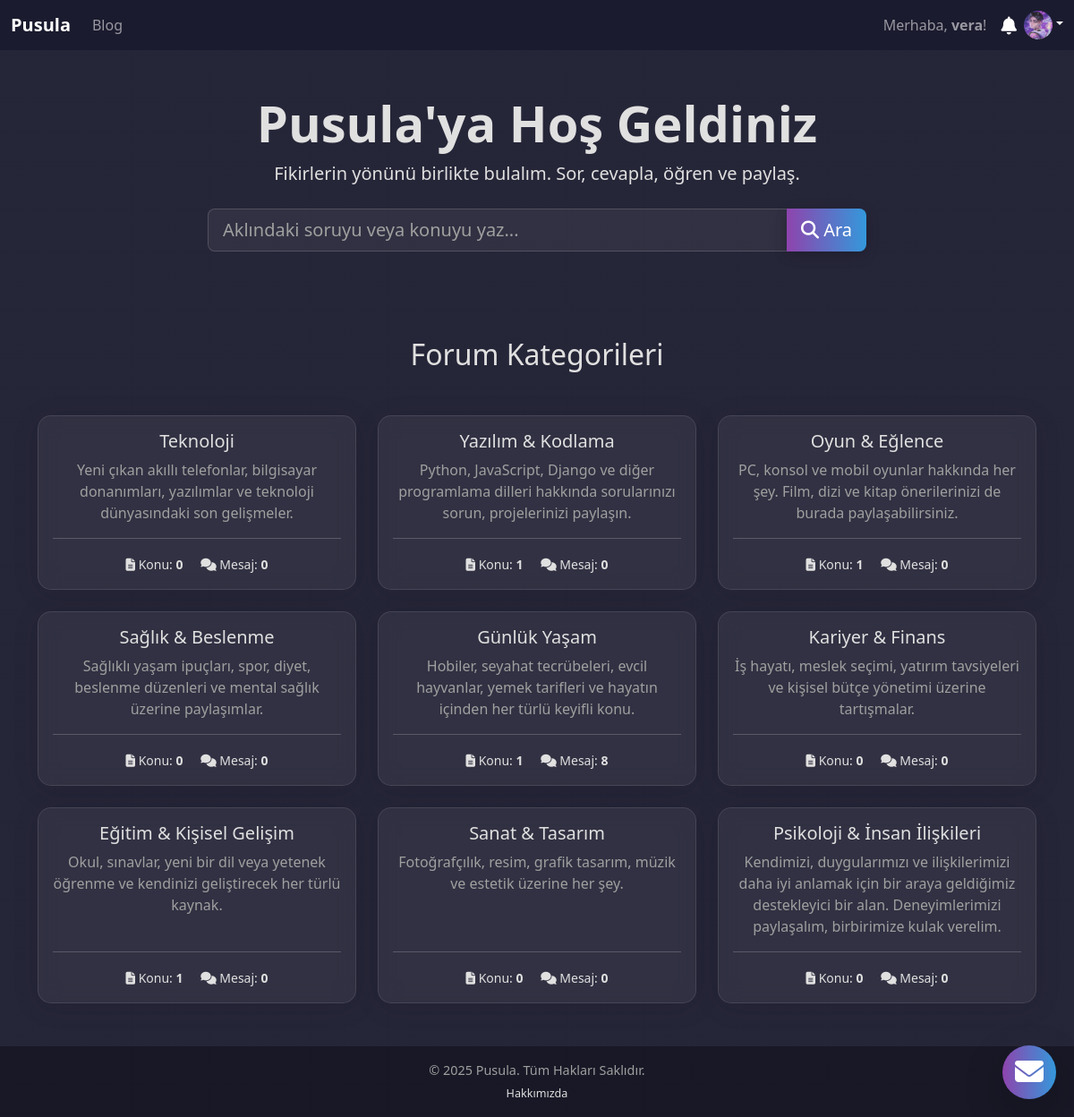
The app's page / (signed in) with its own data.
### forum/models.py (models this page shows, shortened)
class Profil(models.Model):
    user = models.OneToOneField(User, on_delete=models.CASCADE)
    gorunen_ad = models.CharField(max_length=100, blank=True, verbose_name="Görünen Ad")
    foto = models.ImageField(upload_to='profil_fotolari/', null=True, blank=True)
    son_sifre_degistirme = models.DateTimeField(null=True, blank=True)

class Kategori(models.Model):
    ad = models.CharField(max_length=100)
    aciklama = models.CharField(max_length=255)
    class Meta:
        verbose_name_plural = "Kategoriler" # Yönetim panelinde daha güzel görünmesi için
    def konu_sayisi(self):
        return self.konu_set.count()
    def cevap_sayisi(self):
        return Cevap.objects.filter(konu__kategori=self).count()

### forum/views.py (the view)
# urls.py: path('', views.anasayfa, name='anasayfa'),
def anasayfa(request):
    kategoriler = Kategori.objects.all()
    context = {'kategoriler_listesi': kategoriler}
    return render(request, 'forum/anasayfa.html', context)

### forum/context_processors.py (called while the page is built)
def notifications_processor(request):
    if request.user.is_authenticated:
        okunmamis_bildirimler = Bildirim.objects.filter(kullanici=request.user, okundu=False)
        return {'okunmamis_bildirimler': okunmamis_bildirimler}
    return {}

### forum/templates/forum/anasayfa.html (shortened to what this page needs)
{% extends "forum/base.html" %}
{% load forum_tags %}
{% block content %}
    <div class="hero-section">
        <div class="container text-center py-5">
            <h1 class="display-4 fw-bold">Pusula'ya Hoş Geldiniz</h1>
            <p class="lead">Fikirlerin yönünü birlikte bulalım. Sor, cevapla, öğren ve paylaş.</p>
            <div class="row mt-4">
                <div class="col-md-8 mx-auto">
                    <form method="get" action="{% url 'forum:arama' %}" class="hero-search-form">
                        <div class="input-group">
                            <input type="search" name="q" class="form-control form-control-lg" placeholder="Aklındaki soruyu veya konuyu yaz...">
                            <button class="btn btn-primary btn-lg" type="submit">
                                <i class="fas fa-search"></i> Ara
                            </button>
                        </div>
                    </form>
                </div>
            </div>
        </div>
    </div>
    <div class="container py-5">
        <div id="kategoriler">
            <h2 class="text-center mb-5">Forum Kategorileri</h2>
            <div class="row g-4">
                {% for kategori in kategoriler_listesi %}
                    <div class="col-md-6 col-lg-4">
                        <a href="{% url 'forum:kategori_detay' kategori.id %}" class="text-decoration-none">
                            <div class="card h-100 text-center">
                                <div class="card-body d-flex flex-column">
                                    <h5 class="card-title">{{ kategori.ad }}</h5>
                                    <p class="card-text text-muted flex-grow-1">{{ kategori.aciklama }}</p>
                                    <div class="mt-auto border-top pt-3">
                                        <small class="me-3">
                                            <i class="fas fa-file-alt"></i> Konu: <strong>{{ kategori.konu_sayisi }}</strong>
                                        </small>
                                        <small>
                                            <i class="fas fa-comments"></i> Mesaj: <strong>{{ kategori.cevap_sayisi }}</strong>
                                        </small>
                                    </div>
                                </div>
                            </div>
                        </a>
                    </div>
                {% empty %}
                    <div class="col-12"><p class="text-center">Gösterilecek kategori bulunamadı.</p></div>
                {% endfor %}
            </div>
        </div>
    </div>
{% endblock %}

### forum/templates/forum/base.html (shortened to what this page needs)
{% load static %}
{% load forum_tags %}
<!DOCTYPE html>
<html lang="tr">
<head>
    <link href="https://cdn.jsdelivr.net/npm/bootstrap@5.3.3/dist/css/bootstrap.min.css" rel="stylesheet">
    <link rel="stylesheet" href="https://cdnjs.cloudflare.com/ajax/libs/font-awesome/6.5.2/css/all.min.css">
</head>
<body class="d-flex flex-column min-vh-100" {% if messages %}{% for message in messages %}{% if message.message == 'hosgeldin_karti_goster' %}data-show-welcome-modal="true"{% endif %}{% endfor %}{% endif %}>
    <nav class="navbar navbar-expand-lg navbar-dark bg-dark sticky-top">
        <div class="container-fluid">
            <a class="navbar-brand" href="{% url 'forum:anasayfa' %}"><strong>Pusula</strong></a>
            <ul class="navbar-nav"><li class="nav-item"><a class="nav-link" href="{% url 'blog:blog_anasayfa' %}">Blog</a></li></ul>
            <div class="d-flex align-items-center">
                {% if user.is_authenticated %}
                    <span class="navbar-text me-3 d-none d-lg-block">Merhaba, <strong>{{ user.username }}</strong>!</span>
                    <div class="dropdown me-2">
                        <a href="#" class="nav-link text-white" id="notificationsDropdown" role="button" data-bs-toggle="dropdown" aria-expanded="false" title="Bildirimler"><i class="fas fa-bell fa-lg"></i></a>
                    </div>
                    <div class="dropdown">
                        <a href="#" class="nav-link text-white dropdown-toggle" id="profileDropdown" role="button" data-bs-toggle="dropdown" aria-expanded="false" title="Profilim ve Ayarlar"><img src="{% if user.profil and user.profil.foto %}{{ user.profil.foto.url }}{% else %}{% gravatar_url user.email 32 %}{% endif %}" alt="{{ user.username }}" class="avatar avatar-xs"></a>
                    </div>
                {% else %}
                    <a class="nav-link me-2" href="{% url 'forum:login' %}"><i class="fas fa-sign-in-alt"></i> Giriş Yap</a>
                    <a class="btn btn-primary" href="{% url 'forum:kayit_ol' %}"><i class="fas fa-user-plus"></i> Kayıt Ol</a>
                {% endif %}
            </div>
        </div>
    </nav>
    <main class="flex-grow-1">
        {% block content %}{% endblock %}
    </main>
    <footer class="footer mt-auto py-3" style="background-color: rgba(10, 10, 20, 0.5);">
        <div class="container text-center"><p class="mb-1 text-muted">© {% now "Y" %} Pusula. Tüm Hakları Saklıdır.</p><small><a href="{% url 'forum:hakkimizda' %}" class="mx-2">Hakkımızda</a></small></div>
    </footer>
<div class="dropup floating-contact-btn">
    <button class="btn btn-primary rounded-circle shadow-lg" type="button" data-bs-toggle="dropdown" aria-expanded="false" style="width: 60px; height: 60px;">
        <i class="fas fa-envelope fa-2x"></i>
    </button>
</div>
</body>
</html>

### forum/templates/forum/base.html (style rules this page uses)
:root { --primary-color: #8e44ad; --secondary-color: #3498db; --dark-bg: #1a1a2e; --light-text: #e0e0e0; --muted-text-color: #a0a0a0; --card-bg: rgba(255, 255, 255, 0.05); }
body { background-image: linear-gradient(rgba(26, 26, 46, 0.95), rgba(26, 26, 46, 0.95)), url('https://images.unsplash.com/photo-1522202176988-66273c2fd55f?q=80&w=2071&auto=format&fit=crop'); background-attachment: fixed; background-size: cover; color: var(--light-text); font-family: 'Segoe UI', Tahoma, Geneva, Verdana, sans-serif; }
main { position: relative; z-index: 1; }
.card, .list-group-item, .dropdown-menu, .modal-content { background: var(--card-bg) !important; border-radius: 15px !important; border: 1px solid rgba(255, 255, 255, 0.1) !important; backdrop-filter: blur(10px); -webkit-backdrop-filter: blur(10px); box-shadow: 0 4px 30px rgba(0, 0, 0, 0.1) !important; color: var(--light-text); }
.card-header, .border-top, .dropdown-divider, .modal-header, .modal-footer { border-color: rgba(255, 255, 255, 0.2) !important; background: transparent; }
.btn-primary, .badge.bg-primary { background-image: linear-gradient(to right, var(--primary-color), var(--secondary-color)); border: none; transition: transform 0.2s ease; box-shadow: 0 4px 15px rgba(0, 0, 0, 0.2); }
a, a.profil-linki:hover { color: var(--secondary-color); text-decoration: none; }
.navbar.bg-dark { background: rgba(26, 26, 46, 0.8) !important; backdrop-filter: blur(10px); }
.form-control, .form-select { background-color: var(--card-bg); border: 1px solid rgba(255, 255, 255, 0.2); color: var(--light-text); }
.form-control::placeholder { color: var(--muted-text-color); }
.list-group-item small, .text-muted { color: var(--muted-text-color) !important; }
.navbar-brand, .navbar-brand:hover { text-decoration: none; }
.navbar-brand strong { color: #fff; transition: all 0.4s ease; text-shadow: none; }
.avatar { object-fit: cover; border-radius: 50%; }
.avatar-xs { width: 32px !important; height: 32px !important; }
.footer { background-color: rgba(10, 10, 20, 0.5); padding: 2rem 0; color: var(--muted-text-color); font-size: 0.9em; }
.footer a { color: var(--light-text); }
.floating-contact-btn { position: fixed; bottom: 20px; right: 20px; z-index: 1050; }

### records on screen
Kategori: ad "Teknoloji", aciklama "Yeni çıkan akıllı telefonlar, bilgisayar donanımları, yazılımlar ve teknoloji dünyasındaki son gelişmeler.", konu_sayisi "0", cevap_sayisi "0"
Kategori: ad "Yazılım & Kodlama", aciklama "Python, JavaScript, Django ve diğer programlama dilleri hakkında sorularınızı sorun, projelerinizi paylaşın.", konu_sayisi "1", cevap_sayisi "0"
Kategori: ad "Oyun & Eğlence", aciklama "PC, konsol ve mobil oyunlar hakkında her şey. Film, dizi ve kitap önerilerinizi de burada paylaşabilirsiniz.", konu_sayisi "1", cevap_sayisi "0"
Kategori: ad "Sağlık & Beslenme", aciklama "Sağlıklı yaşam ipuçları, spor, diyet, beslenme düzenleri ve mental sağlık üzerine paylaşımlar.", konu_sayisi "0", cevap_sayisi "0"
Kategori: ad "Günlük Yaşam", aciklama "Hobiler, seyahat tecrübeleri, evcil hayvanlar, yemek tarifleri ve hayatın içinden her türlü keyifli konu.", konu_sayisi "1", cevap_sayisi "8"
Kategori: ad "Kariyer & Finans", aciklama "İş hayatı, meslek seçimi, yatırım tavsiyeleri ve kişisel bütçe yönetimi üzerine tartışmalar.", konu_sayisi "0", cevap_sayisi "0"
Kategori: ad "Eğitim & Kişisel Gelişim", aciklama "Okul, sınavlar, yeni bir dil veya yetenek öğrenme ve kendinizi geliştirecek her türlü kaynak.", konu_sayisi "1", cevap_sayisi "0"
Kategori: ad "Sanat & Tasarım", aciklama "Fotoğrafçılık, resim, grafik tasarım, müzik ve estetik üzerine her şey.", konu_sayisi "0", cevap_sayisi "0"
Kategori: ad "Psikoloji & İnsan İlişkileri", aciklama "Kendimizi, duygularımızı ve ilişkilerimizi daha iyi anlamak için bir araya geldiğimiz destekleyici bir alan. Deneyimlerimizi paylaşalım, birbirimize kulak verelim.", konu_sayisi "0", cevap_sayisi "0"

### other values on screen
{{ user.username }} "vera"
